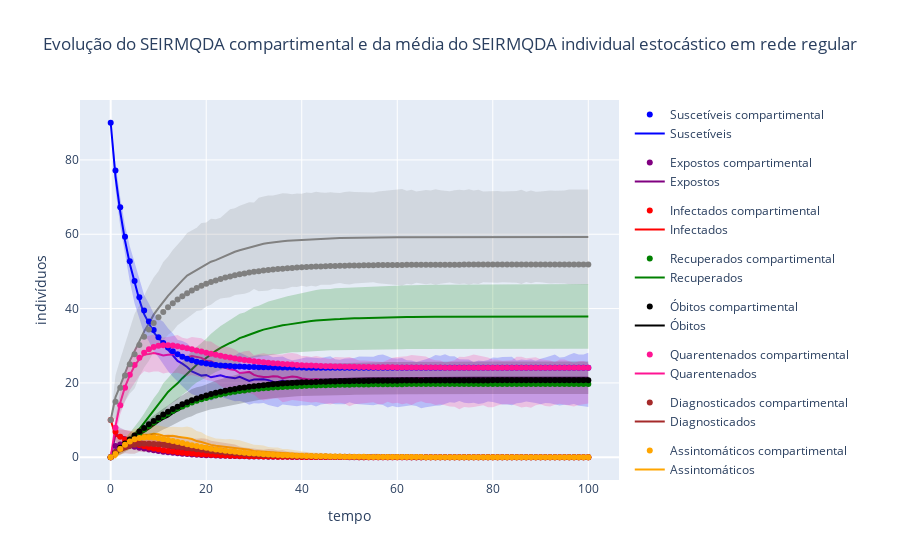

Notebook cell for this chart:
### Code cell
fig = go.Figure(data = X_r.data_plot)
for i,d in enumerate(compartimentos):
    fig.add_trace(go.Scatter(x = X_r.data_plot[i].x, y = compartimentos[i], name = X_r.data_plot[i].name + ' compartimental', legendgroup = X_r.data_plot[i].legendgroup, mode = 'markers', marker =  dict(symbol = 'circle', color = X_r.data_plot[i].marker['color'])))
fig.update_layout(title= dict(text = f'Evolução do SEIRMQDA compartimental e da média do SEIRMQDA individual estocástico em rede regular', x = 0.5))
fig.update_yaxes(title_text = 'indivíduos')
fig.update_xaxes(title_text = 'tempo')
fig.show()
